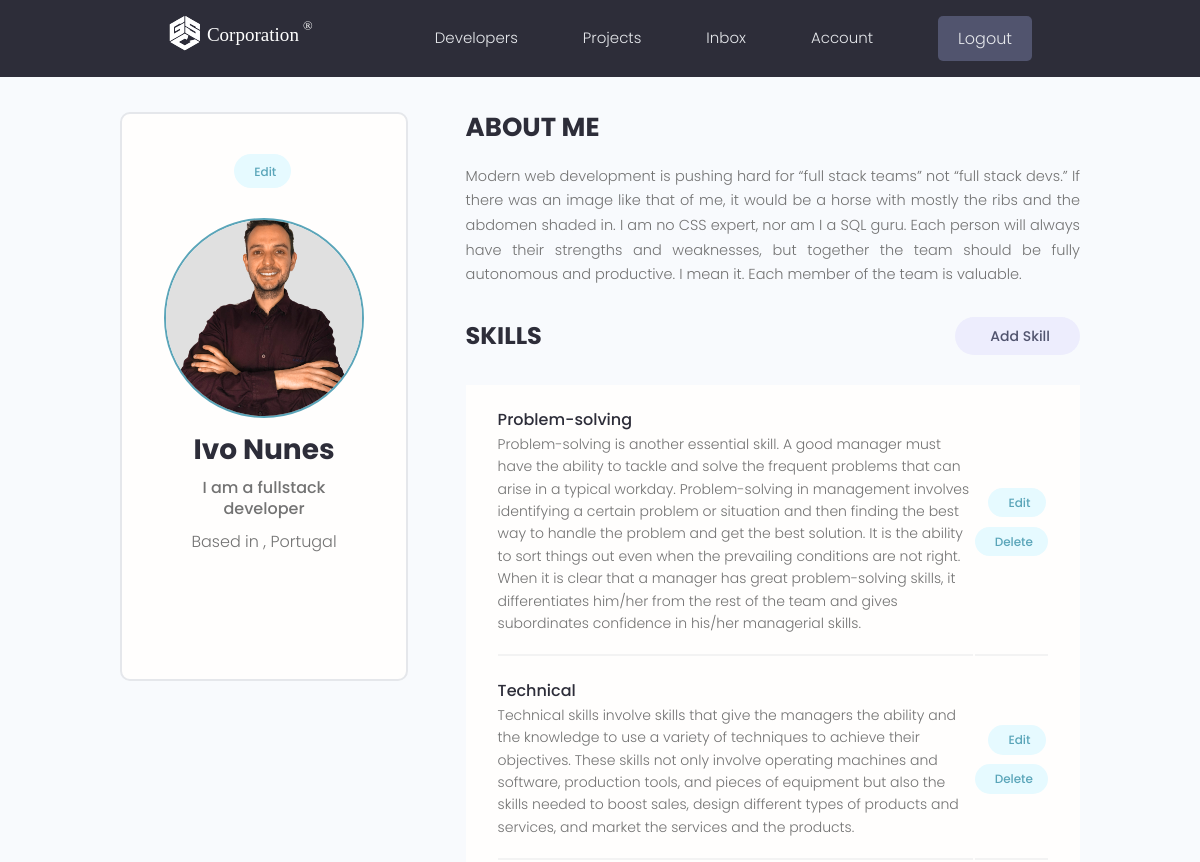
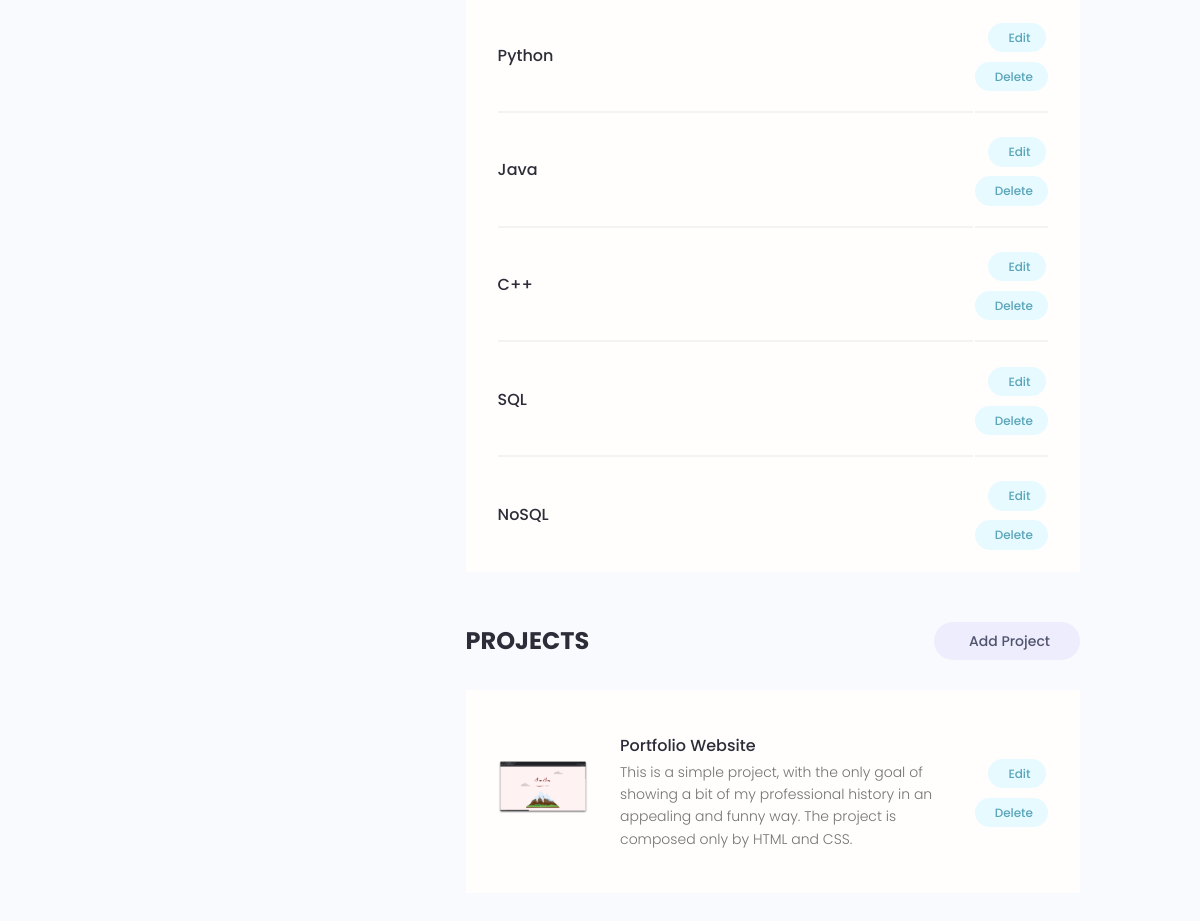
The app's page /account/ (signed in) with its own data (2 pictures, top to bottom).
### users/models.py (models this page shows, shortened)
class Profile(models.Model):
    user = models.OneToOneField(User, on_delete=models.CASCADE, null=True, blank=True)
    username = models.CharField(max_length=200, blank=True, null=True)
    name = models.CharField(max_length=200, blank=True, null=True)
    email = models.EmailField(max_length=500, blank=True, null=True)
    location = models.CharField(max_length=200, blank=True, null=True)
    short_intro = models.CharField(max_length=200, blank=True, null=True)
    bio = models.TextField(blank=True, null=True)
    profile_image = models.ImageField(null=True, blank=True, upload_to="profiles/", default="profiles/user-default.png")
    social_github = models.CharField(max_length=200, blank=True, null=True)
    social_twitter = models.CharField(max_length=200, blank=True, null=True)
    social_linkedin = models.CharField(max_length=200, blank=True, null=True)
    social_website = models.CharField(max_length=200, blank=True, null=True)
    created = models.DateTimeField(auto_now_add=True)
    id = models.UUIDField(default=uuid.uuid4, unique=True, primary_key=True, editable=False)
    class Meta:
        ordering=['created']

class Skill(models.Model):
    owner = models.ForeignKey(Profile, on_delete=models.CASCADE, null=True, blank=True)
    name = models.CharField(max_length=200, blank=True, null=True)
    description = models.TextField(blank=True, null=True)
    created = models.DateTimeField(auto_now_add=True)
    id = models.UUIDField(default=uuid.uuid4, unique=True, primary_key=True, editable=False)

### projects/models.py (models this page shows, shortened)
class Project(models.Model):
    owner = models.ForeignKey(Profile, null=True, blank=True, on_delete=models.SET_NULL)
    title = models.CharField(max_length=100)
    description = models.TextField(null=True, blank=True)
    featured_image = models.ImageField(null=True, blank=True, default="default.jpg")
    demo_link = models.CharField(max_length=2000, null=True, blank=True)
    source_link = models.CharField(max_length=2000, null=True, blank=True)
    tags = models.ManyToManyField('Tag', blank=True)
    vote_total = models.IntegerField(default=0, null=True, blank=True)
    vote_ratio = models.IntegerField(default=0, null=True, blank=True)
    created = models.DateTimeField(auto_now_add=True)
    id = models.UUIDField(default=uuid.uuid4, unique=True, primary_key=True, editable=False)
    class Meta:
        ordering=['-vote_ratio', '-vote_total', '-title']

### users/views.py (the view)
# urls.py: path('account/', views.account, name="account"),
@login_required(login_url='login')
def account(request):
    profile = request.user.profile
    skills = profile.skill_set.all()
    context = { 'profile': profile, 'skills': skills, }
    return render(request, 'users/account.html', context)

### users/templates/users/account.html (shortened to what this page needs)
{% extends 'main.html' %}
{% block content %}
  <main class="settingsPage profile my-md">
    <div class="container">
      <div class="layout">
        <div class="column column--1of3">
          <div class="card text-center">
            <div class="card__body dev">
              <a class="tag tag--pill tag--main settings__btn" href="{% url 'edit_account' %}"> Edit</a>
              <img class="avatar avatar--xl dev__avatar" src="{{profile.profile_image.url}}" />
              <h2 class="dev__name">{{profile.name}}</h2>
              <p class="dev__title">{{profile.short_intro}}</p>
              <p class="dev__location">Based in {{profile.based}}, Portugal</p>
              <ul class="dev__social">
              </ul>
            </div>
          </div>
        </div>
        <div class="column column--2of3">
          <div class="devInfo">
            <h3 class="devInfo__title">About Me</h3>
            <p class="devInfo__about">
             {{profile.bio}}
            </p>
          </div>
          <div class="settings">
            <h3 class="settings__title">Skills</h3>
            <a class="tag tag--pill tag--sub settings__btn tag--lg" href="{% url 'create_skill' %}"> Add Skill</a>
          </div>
          <table class="settings__table">
           {% for skill in skills %}
            <tr>
              <td class="settings__tableInfo">
                <h4>{{skill.name}}</h4>
                <p>
                  {{skill.description}}
                </p>
              </td>
              <td class="settings__tableActions">
                <a class="tag tag--pill tag--main settings__btn" href="{% url 'update_skill' skill.id %}"> Edit</a>
                <a class="tag tag--pill tag--main settings__btn" href="{% url 'delete_skill' skill.id %}?next=/account">
                  Delete</a>
              </td>
            </tr>
            {% endfor %}
          </table>
          <div class="settings">
            <h3 class="settings__title">Projects</h3>
            <a class="tag tag--pill tag--sub settings__btn tag--lg" href="{% url 'create-project' %}"> Add Project</a>
          </div>
          <table class="settings__table">
            {% for project in profile.project_set.all %}
            <tr>
              <td class="settings__thumbnail">
                <a href="{% url 'project' project.id%}"><img src="{{project.featured_image.url}}" alt="Project Thumbnail" /></a>
              </td>
              <td class="settings__tableInfo">
                <a href="{% url 'project' project.id%}">{{project.title}}</a>
                <p>
                  {{project.description|slice:"200"}}
                </p>
              </td>
              {% if project.owner %}
              <td class="settings__tableActions">
                <a class="tag tag--pill tag--main settings__btn" href="{% url 'update-project' project.id %}"> Edit</a>
                <a class="tag tag--pill tag--main settings__btn" href="{% url 'delete_template' project.id %}?next=/account">
                  Delete</a>
              </td>
            </tr>
            {% endif %}
            {% endfor %}
          </table>
        </div>
      </div>
    </div>
  </main>
{% endblock content %}

### static/styles/app.css (style rules this page uses)
:root { --color-sub: #2d2d39; }
.card { border: 2px solid var(--color-light); }
img { width: 100%; }
.profile .card > .dev { padding: 4rem; }
.dev__avatar { display: block; margin: auto; }
.dev__name { color: var(--color-sub); font-size: 2.8rem; font-weight: 700; margin-top: 1rem; margin-bottom: 0.5rem; }
.dev__title { font-size: 1.6rem; font-weight: 500; line-height: 1.3; }
.dev__location { margin-top: 1rem; }
.dev__social { margin: 3rem 0; list-style: none; display: flex; justify-content: center; gap: 1.5rem; }
.devInfo { margin-bottom: 3rem; }
.devInfo__title, .devInfo__subtitle { font-size: 2.6rem; color: var(--color-sub); text-transform: uppercase; font-weight: 700; margin-bottom: 1.5rem; }
.devInfo__about, .devSkill__info { font-size: 1.45rem; line-height: 1.7; text-align: justify; }
.settingsPage .dev > .settings__btn { display: inline-block; margin-bottom: 3rem; }
.settings { display: flex; justify-content: space-between; align-items: center; }
.settings__title { font-size: 2.4rem; text-transform: uppercase; font-weight: 700; color: var(--color-sub); }
.settings__table { margin-top: 3rem; margin-bottom: 5rem; padding: 0 3rem; background: var(--color-white); }
.settings__table tr { width: 100%; }
.settings__table tr > td { padding: 2rem 0; }
.settings__table tr:not(:last-child) td { border-bottom: 2px solid var(--color-white-light); }
.settings__thumbnail { width: 23%; min-width: 10rem; }
.settings__thumbnail img { padding-right: 3rem; height: 15rem; object-fit: contain; }
.settings__tableInfo { width: 100%; }
.settings__tableInfo h4, .settings__tableInfo a { padding-right: 1rem; width: auto; font-size: 1.6rem; font-weight: 500; color: var(--color-sub); }
.settings__tableInfo p { font-size: 1.4rem; }
.settings__tableActions { text-align: right; }

### static/uikit/styles/modules/_variables.css (style rules this page uses)
:root { --color-main: #5aa5b9; --color-main-light: #e6faff; --color-sub: #3f4156; --color-sub-light: #51546e; --color-sub-lighter: #ededfd; --color-text: #737373; --color-gray: #8b8b8b; --color-light: #e5e7eb; --color-light-gray: #767676; --color-bg: #f8fafd; --color-white: #fffefd; --color-white-light: #f3f3f3; --color-success: #359e64; --color-success-bg: #def8e8; --color-error: #fc4b0b; --color-error-bg: #fff2ee; --font-base: 'Poppins', arial, helvetica, 'Segoe UI', roboto, ubuntu, sans-serif; --font-monospace: 'Fira Code', 'Courier New', courier, monospace; --font-regular: 300; --font-medium: 500; --font-bold: 700; --generic-shadow: 1px 1px 5px #00000010; --generic-transition: all 0.3s ease-in-out; }

### static/uikit/styles/modules/_base.css (style rules this page uses)
* { margin: 0; padding: 0; box-sizing: border-box; text-rendering: optimizeLegibility; color: inherit; font-size: inherit; }
html { font-size: 50%; }
@media only screen and (min-width: 480px) { html { font-size: 56.25%; } }
@media only screen and (min-width: 1200px) { html { font-size: 62.5%; } }
body { line-height: 1.6; font-weight: 400; font-size: 1.5rem; color: var(--color-text); background-color: var(--color-bg); min-height: 100vh; }

### static/uikit/styles/modules/_typography.css (style rules this page uses)
* { font-family: var(--font-base); }
h2 { font-size: 3.6rem; font-weight: var(--font-bold); }
h3 { font-size: 3.2rem; font-weight: var(--font-medium); }
h4 { font-size: 2.8rem; font-weight: var(--font-medium); }
p, span, strong { font-size: 1.6rem; color: var(--color-text); font-weight: var(--font-regular); }
a { padding-bottom: 2px; text-decoration: none; display: inline-block; color: var(--color-main); font-weight: var(--font-medium); }

### static/uikit/styles/modules/_utilities.css (style rules this page uses)
.container { width: 92%; max-width: 165rem; margin: 0 auto; box-sizing: border-box; }
@media screen and (min-width: 1000px) { .container { width: 90%; } }
@media screen and (min-width: 1200px) { .container { width: 80%; } }
.text-center { text-align: center; }
.my-md { margin: 3rem auto; }

### static/uikit/styles/modules/_avatar.css (style rules this page uses)
.avatar { border-radius: 50%; border: 2px solid var(--color-main); object-fit: cover; }
.avatar--xl { height: 20rem; width: 20rem; }

### static/uikit/styles/modules/_card.css (style rules this page uses)
.card { border-radius: 1rem; background-color: var(--color-white); border: 1.5px solid var(--color-light); width: auto; height: auto; margin-top: 0.5rem; margin-bottom: 0.5rem; overflow: hidden; }
.card__body, .card__header { padding: 2rem 2.5rem; }

### static/uikit/styles/modules/_layout.css (style rules this page uses)
.layout { display: flex; flex-flow: row wrap; justify-content: space-between; }
.layout > .column { margin-bottom: 3rem; }
.layout > .column.column--1of3 { flex-basis: 30%; }
.layout > .column.column--2of3 { flex-basis: 64%; }

### records on screen
Profile: profile_image (picture), name "Ivo Nunes", short_intro "I am a fullstack developer", bio "Modern web development is pushing hard for “full stack teams” not “full stack devs.” If there was an image like that of me, it would be a horse with mostly the ribs and the abdomen shaded in. I am no CSS expert, nor am I a SQL guru. Each person will always have their strengths and weaknesses, but together the team should be fully autonomous and productive. I mean it. Each member of the team is valuable."
Skill: name "Problem-solving", description "Problem-solving is another essential skill. A good manager must have the ability to tackle and solve the frequent problems that can arise in a typical workday. Problem-solving in management involves identifying a certain problem or situation and then finding the best way to handle the problem and get the best solution. It is the ability to sort things out even when the prevailing conditions are not right. When it is clear that a manager has great problem-solving skills, it differentiates him/her from the rest of the team and gives subordinates confidence in his/her managerial skills."
Skill: name "Technical", description "Technical skills involve skills that give the managers the ability and the knowledge to use a variety of techniques to achieve their objectives. These skills not only involve operating machines and software, production tools, and pieces of equipment but also the skills needed to boost sales, design different types of products and services, and market the services and the products."
Skill: name "Python"
Skill: name "Java"
Skill: name "C++"
Skill: name "SQL"
Skill: name "NoSQL"
Project: featured_image (picture), title "Portfolio Website", description "This is a simple project, with the only goal of showing a bit of my professional history in an appealing and funny way. The project is composed only by HTML and CSS.", shows "Edit"
